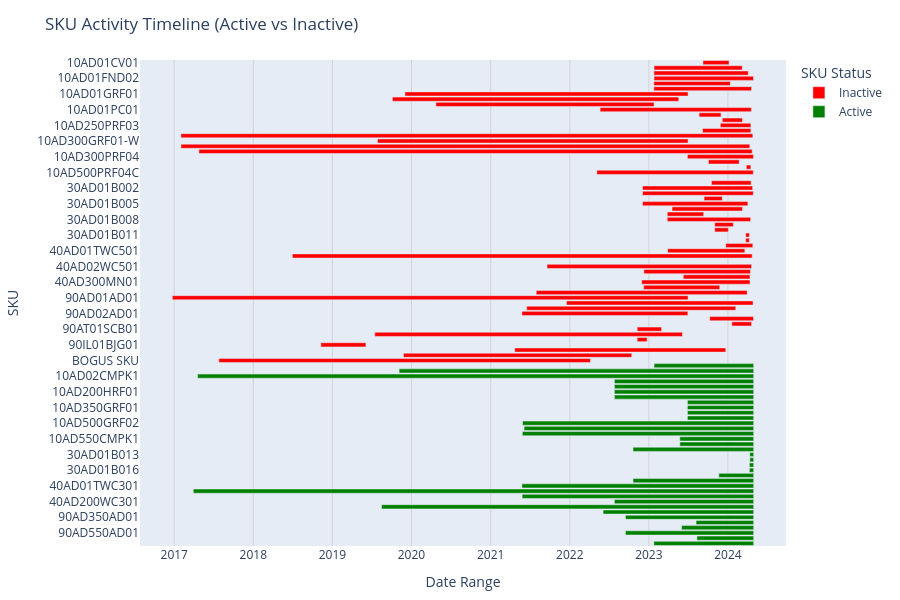

This figure's notebook cell:
### Markdown cell above
### SKU Activity Timeline (Active vs Inactive)

### Code cell
import plotly.express as px
import pandas as pd

# Ensure datetime format
sku_ranges['StartDate'] = pd.to_datetime(sku_ranges['StartDate'])
sku_ranges['EndDate'] = pd.to_datetime(sku_ranges['EndDate'])

# Define color mapping
color_map = {'Active': 'green', 'Inactive': 'red'}

# Create timeline chart
fig = px.timeline(
    sku_ranges,
    x_start="StartDate",
    x_end="EndDate",
    y="SKU",
    color="Status",
    color_discrete_map=color_map,
    title="SKU Activity Timeline (Active vs Inactive)"
)

# Reverse Y-axis to match barh
fig.update_yaxes(autorange="reversed")

# Add grid and formatting
fig.update_layout(
    xaxis_title="Date Range",
    yaxis_title="SKU",
    legend_title="SKU Status",
    xaxis=dict(
        showgrid=True,
        gridcolor='LightGray',
        tickformat='%Y',  # Format x-axis as years
        dtick="M12"       # Tick every 12 months
    ),
    height=600,
    margin=dict(l=120, r=20, t=60, b=40)
)

fig.show()
